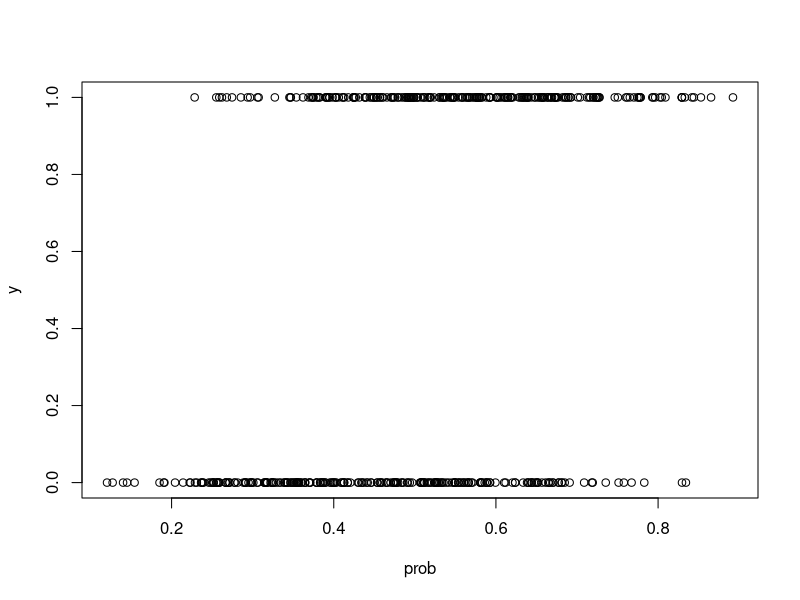
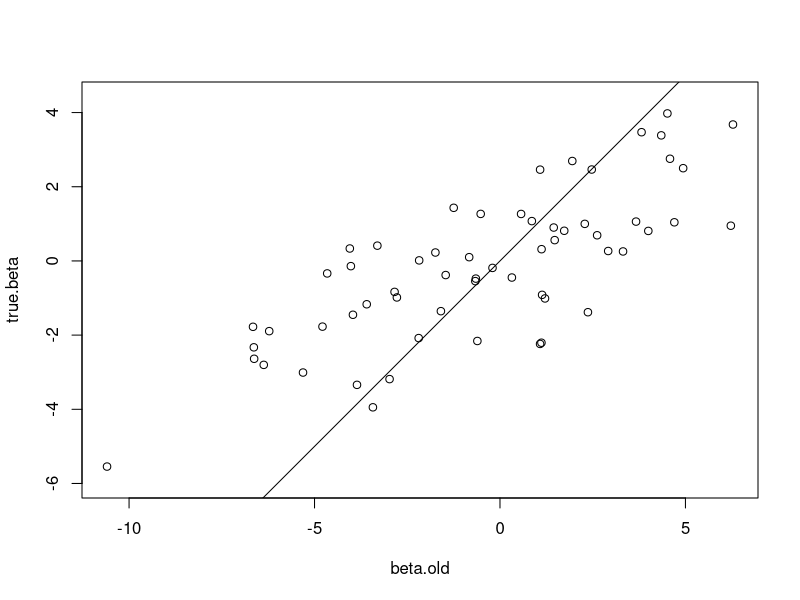
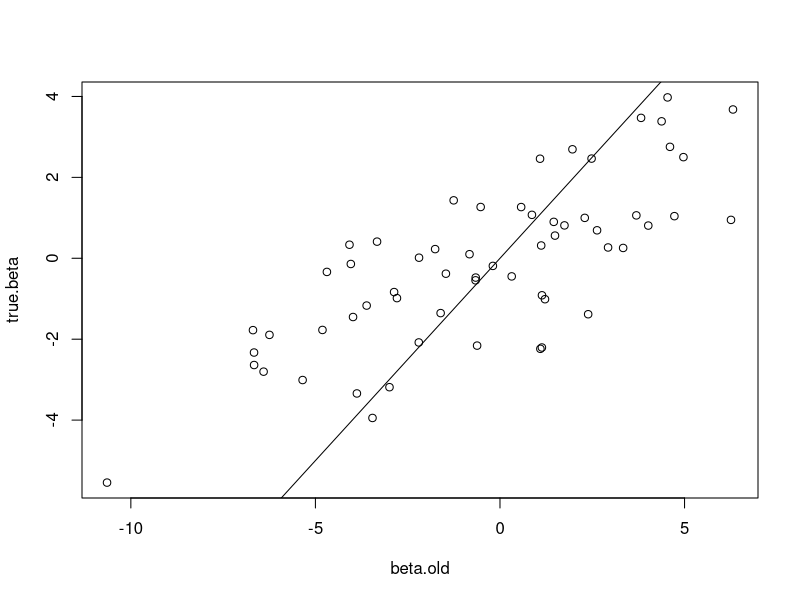
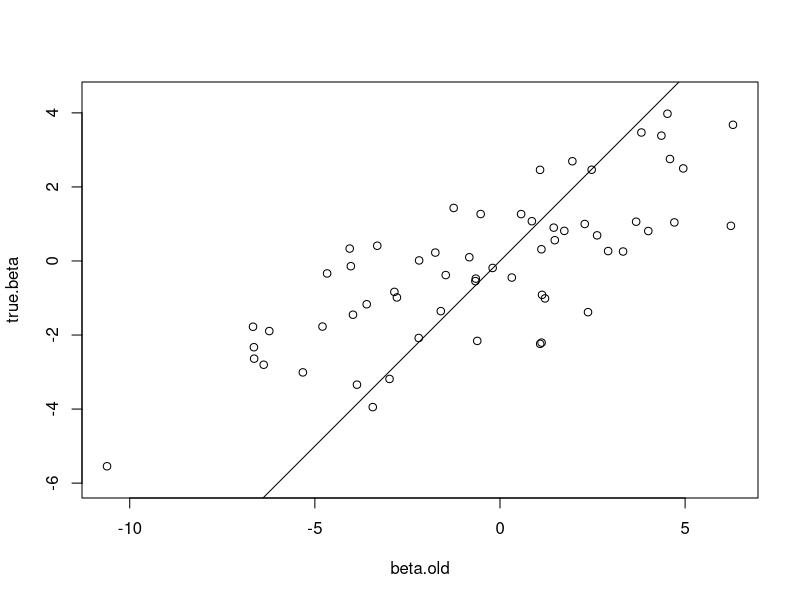
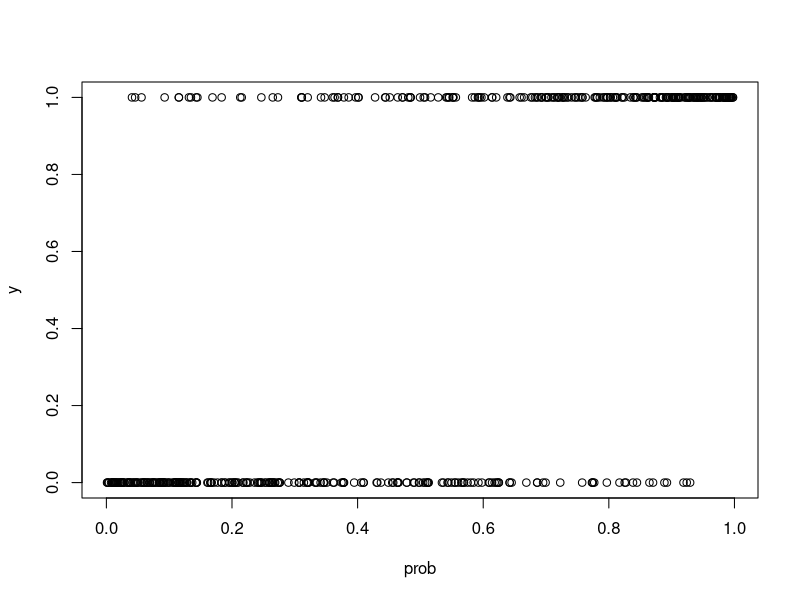
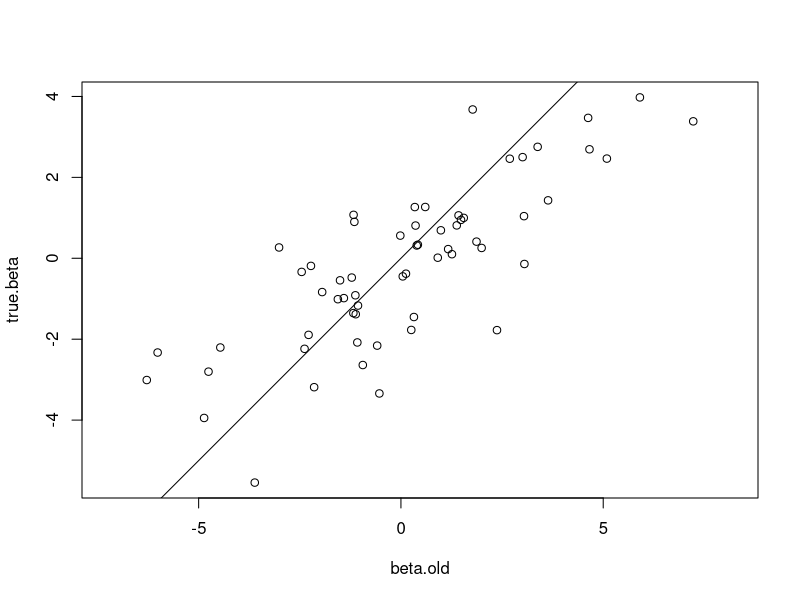
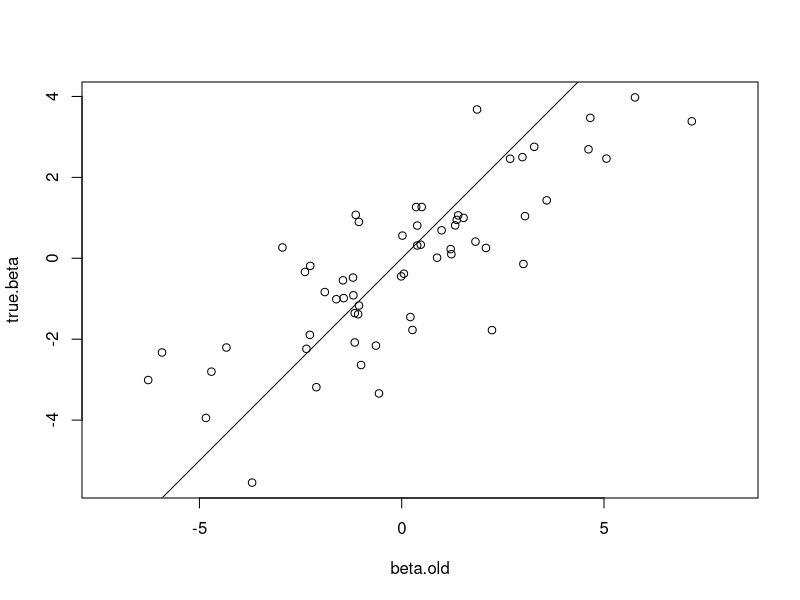
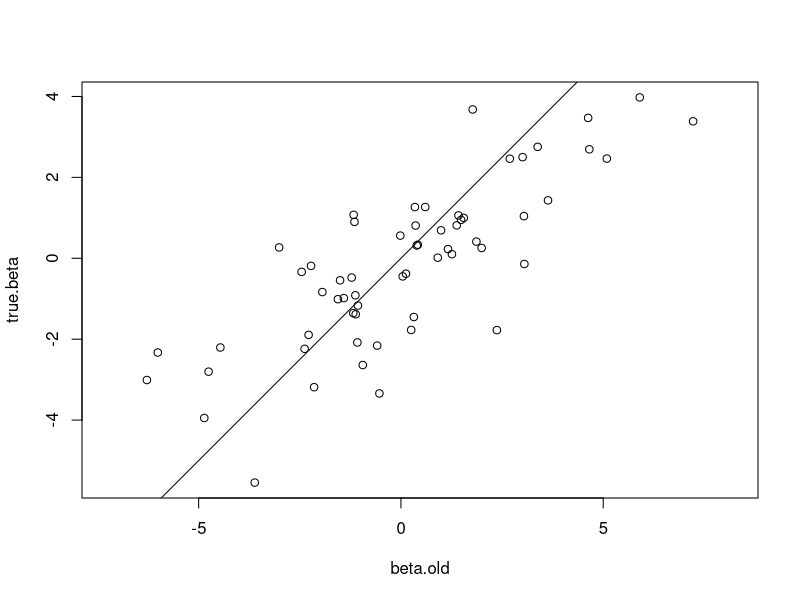

Write the R code that produced these figures, in order.
set.seed(12345)
n <- 500
p <- 60

comp.grad <- function(y,X,beta){
  t(X)%*%(y-(exp(X%*%beta)/(1+exp(X%*%beta))))
}

log.lik <- function(y,X,beta){
  p <- exp(X%*%beta)/(1+exp(X%*%beta))
  sum(y*log(p)+(1-y)*log(1-p))
}

dataMat <- matrix(runif(n*p,min=-1,max=1),n,p)
A <- svd(dataMat)
U <- A$u
V <- A$v
d <- A$d

true.beta <- rnorm(p,0,2)

############################
### Condition number = 1####
############################
X <- U%*%t(V)
prob <- exp(X%*%true.beta)/(1+exp(X%*%true.beta))
y <- rbinom(n,1,prob)

plot(prob,y)

# Constant step size
alpha <- 5
beta.old <- rep(1,p)
delta <- .001
maxIter <- 1000
iter <- 1
eps <- 1
while(iter<maxIter && eps>delta ){
  beta.new <- beta.old + alpha*comp.grad(y,X,beta.old)
  eps <- abs(log.lik(y,X,beta.new)-log.lik(y,X,beta.old))
  print(c(log.lik(y,X,beta.new),eps))
  beta.old <- beta.new
  iter <- iter+1
}


iter
sqrt(t(true.beta-beta.old)%*%(true.beta-beta.old))
plot(beta.old,true.beta,asp=1)
abline(0,1)

# Decreasing step size
alpha0 <- 10
alpha <- alpha0
beta.old <- rep(1,p)
delta <- .001
maxIter <- 1000
iter <- 1
eps <- 1
while(iter<maxIter && eps>delta ){
  beta.new <- beta.old + alpha*comp.grad(y,X,beta.old)
  eps <- abs(log.lik(y,X,beta.new)-log.lik(y,X,beta.old))
  print(c(log.lik(y,X,beta.new),eps))
  beta.old <- beta.new
  iter <- iter+1
  alpha <- alpha0/sqrt(iter) 
}

iter
sqrt(t(true.beta-beta.old)%*%(true.beta-beta.old))
plot(beta.old,true.beta)
abline(0,1,asp=1)

### Armijo's Method
s <- 10
sigma <- .5
gamma <- .8
beta.old <- rep(.5,p)
delta <- .001
maxIter <- 1000
iter <- 1
eps <- 1
while(iter<maxIter && eps>delta ){
  check <- 0
  t <- 1
  while(check==0){
    grad.f <- comp.grad(y,X,beta.old)
    beta.new <- beta.old + s*(gamma^t)*grad.f
    a <- log.lik(y,X,beta.new)-log.lik(y,X,beta.old)
    b <- sigma*s*(gamma^t)*t(grad.f)%*%grad.f
    if(a >= b){
      check <- 1
    }
    else{t <- t+1}
  }
  eps <- abs(log.lik(y,X,beta.new)-log.lik(y,X,beta.old))
  print(c(log.lik(y,X,beta.new),eps))
  beta.old <- beta.new
  iter <- iter+1
}

iter
sqrt(t(true.beta-beta.old)%*%(true.beta-beta.old))
plot(beta.old,true.beta,asp=1)
abline(0,1)


#############################
### Condition number = 30 ###
#############################

d.1 <- runif(p,min=1, max=sqrt(30))
d.1[1] <- sqrt(30)
d.1[p] <- 1
X <- U%*%diag(d.1)%*%t(V)
prob <- exp(X%*%true.beta)/(1+exp(X%*%true.beta))
y <- rbinom(n,1,prob)

plot(prob,y)

# Constant step size
alpha <- .5
beta.old <- rep(0,p)
delta <- .001
maxIter <- 1000
iter <- 1
eps <- 1
while(iter<maxIter && eps>delta ){
  beta.new <- beta.old + alpha*comp.grad(y,X,beta.old)
  eps <- abs(log.lik(y,X,beta.new)-log.lik(y,X,beta.old))
  print(c(log.lik(y,X,beta.new),eps))
  beta.old <- beta.new
  iter <- iter+1
}

iter
sqrt(t(true.beta-beta.old)%*%(true.beta-beta.old))
plot(beta.old,true.beta,asp=1)
abline(0,1)

# Decreasing step size
alpha0 <- 1
alpha <- alpha0
beta.old <- rep(0,p)
delta <- .001
maxIter <- 1000
iter <- 1
eps <- 1
while(iter<maxIter && eps>delta ){
  beta.new <- beta.old + alpha*comp.grad(y,X,beta.old)
  eps <- abs(log.lik(y,X,beta.new)-log.lik(y,X,beta.old))
  print(c(log.lik(y,X,beta.new),eps))
  beta.old <- beta.new
  iter <- iter+1
  alpha <- alpha0/sqrt(iter) 
}

iter
sqrt(t(true.beta-beta.old)%*%(true.beta-beta.old))
plot(beta.old,true.beta,asp=1)
abline(0,1)

### Armijo's Method
s <- 2
sigma <- .9
gamma <- .5
beta.old <- rep(0,p)
delta <- .001
maxIter <- 1000
iter <- 1
eps <- 1
while(iter<maxIter && eps>delta ){
  check <- 0
  t <- 1
  while(check==0){
    grad.f <- comp.grad(y,X,beta.old)
    beta.new <- beta.old + s*(gamma^t)*grad.f
    a <- log.lik(y,X,beta.new)-log.lik(y,X,beta.old)
    b <- sigma*s*(gamma^t)*t(grad.f)%*%grad.f
    if(a >= b){
      check <- 1
    }
    else{t <- t+1}
  }
  eps <- abs(log.lik(y,X,beta.new)-log.lik(y,X,beta.old))
  print(c(log.lik(y,X,beta.new),eps))
  beta.old <- beta.new
  iter <- iter+1
}

iter
sqrt(t(true.beta-beta.old)%*%(true.beta-beta.old))
plot(beta.old,true.beta,asp=1)
abline(0,1)


##############################
### Condition number = 500 ###
##############################

d.1 <- runif(p,min=1, max=sqrt(500))
d.1[1] <- sqrt(500)
d.1[p] <- 1
X <- U%*%diag(d.1)%*%t(V)
prob <- exp(X%*%true.beta)/(1+exp(X%*%true.beta))
y <- rbinom(n,1,prob)

plot(prob,y)

# Constant step size
alpha <- .001
beta.old <- rep(0,p)
delta <- .001
maxIter <- 1000
iter <- 1
eps <- 1
while(iter<maxIter && eps>delta ){
  beta.new <- beta.old + alpha*comp.grad(y,X,beta.old)
  eps <- abs(log.lik(y,X,beta.new)-log.lik(y,X,beta.old))
  print(c(log.lik(y,X,beta.new),eps))
  beta.old <- beta.new
  iter <- iter+1
}

iter
sqrt(t(true.beta-beta.old)%*%(true.beta-beta.old))
plot(beta.old,true.beta,asp=1)
abline(0,1)

# Decreasing step size
alpha0 <- .05
alpha <- alpha0
beta.old <- rep(0,p)
delta <- .001
maxIter <- 1000
iter <- 1
eps <- 1
while(iter<maxIter && eps>delta ){
  beta.new <- beta.old + alpha*comp.grad(y,X,beta.old)
  eps <- abs(log.lik(y,X,beta.new)-log.lik(y,X,beta.old))
  print(c(log.lik(y,X,beta.new),eps))
  beta.old <- beta.new
  iter <- iter+1
  alpha <- alpha0/sqrt(iter) 
}

iter
sqrt(t(true.beta-beta.old)%*%(true.beta-beta.old))
plot(beta.old,true.beta,asp=1)
abline(0,1)

### Armijo's Method
s <- .05
sigma <- .9
gamma <- .1
beta.old <- rep(0,p)
delta <- .001
maxIter <- 1000
iter <- 1
eps <- 1
while(iter<maxIter && eps>delta ){
  check <- 0
  t <- 1
  while(check==0){
    grad.f <- comp.grad(y,X,beta.old)
    beta.new <- beta.old + s*(gamma^t)*grad.f
    a <- log.lik(y,X,beta.new)-log.lik(y,X,beta.old)
    b <- sigma*s*(gamma^t)*t(grad.f)%*%grad.f
    if(a >= b){
      check <- 1
    }
    else{t <- t+1}
  }
  eps <- abs(log.lik(y,X,beta.new)-log.lik(y,X,beta.old))
  print(c(log.lik(y,X,beta.new),eps))
  beta.old <- beta.new
  iter <- iter+1
}

iter
sqrt(t(true.beta-beta.old)%*%(true.beta-beta.old))
plot(beta.old,true.beta,asp=1)
abline(0,1)

##########################
### Ridge Penalty Case ###
##########################

obj.fun <- function(y,X,beta,lambda){
  p <- exp(X%*%beta)/(1+exp(X%*%beta))
  -sum(y*log(p)+(1-y)*log(1-p)) + lambda*t(beta)%*%beta
}

grad.obj <- function(y,X,beta,lambda){
  p <- exp(X%*%beta)/(1+exp(X%*%beta))
  -t(X)%*%(y-(exp(X%*%beta)/(1+exp(X%*%beta)))) + 2*lambda*beta
}

lambda <- .1

# Constant step size
alpha <- .01
beta.old <- rep(0,p)
delta <- .001
maxIter <- 1000
iter <- 1
eps <- 1
while(iter<maxIter && eps>delta ){
  beta.new <- beta.old - alpha*grad.obj(y,X,beta.old,lambda)
  eps <- abs(obj.fun(y,X,beta.new,lambda)-obj.fun(y,X,beta.old,lambda))
  print(c(obj.fun(y,X,beta.new,lambda),eps))
  beta.old <- beta.new
  iter <- iter+1
}

iter
sqrt(t(true.beta-beta.old)%*%(true.beta-beta.old))
plot(beta.old,true.beta,asp=1)
abline(0,1)


# Decreasing step size
alpha0 <- .05
alpha <- alpha0
beta.old <- rep(0,p)
delta <- .001
maxIter <- 1000
iter <- 1
eps <- 1
while(iter<maxIter && eps>delta ){
  beta.new <- beta.old - alpha*grad.obj(y,X,beta.old,lambda)
  eps <- abs(obj.fun(y,X,beta.new,lambda)-obj.fun(y,X,beta.old,lambda))
  print(c(obj.fun(y,X,beta.new,lambda),eps))
  beta.old <- beta.new
  iter <- iter+1
  alpha <- alpha0/sqrt(iter) 
}

iter
sqrt(t(true.beta-beta.old)%*%(true.beta-beta.old))
plot(beta.old,true.beta,asp=1)
abline(0,1)

### Armijo's Method
s <- .1
sigma <- .9
gamma <- .5
beta.old <- rep(0,p)
delta <- .001
maxIter <- 1000
iter <- 1
eps <- 1
while(iter<maxIter && eps>delta ){
  check <- 0
  t <- 1
  while(check==0){
    grad.f <- grad.obj(y,X,beta.old,lambda)
    beta.new <- beta.old - s*(gamma^t)*grad.f
    a <- obj.fun(y,X,beta.old,lambda)-obj.fun(y,X,beta.new,lambda)
    b <- sigma*s*(gamma^t)*t(grad.f)%*%grad.f
    if(a >= b){
      check <- 1
    }
    else{t <- t+1}
  }
  eps <- abs(obj.fun(y,X,beta.new,lambda)-obj.fun(y,X,beta.old,lambda))
  print(c(obj.fun(y,X,beta.new,lambda),eps))
  beta.old <- beta.new
  iter <- iter+1
}

iter
sqrt(t(true.beta-beta.old)%*%(true.beta-beta.old))
plot(beta.old,true.beta,asp=1)
abline(0,1)
